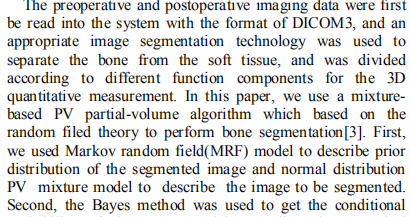
%> input picture MATLAB/medical procession/homework03/letters.png, 410 x 217 px
$ octave --eval "MorphologicalReconstruction1;"   (GNU Octave 9; MATLAB toolbox functions it lacks are replaced by stand-ins)
%> lines starting %> are read from the running program, lines starting %| are printed output that depends on the picture; in (x1, y1, x2, y2) boxes, pixels count from 0 and x2, y2 are one past the last pixel; in counts of white or black regions, pixels touching at a corner belong together; the program's own positions count from 1
function MorphologicalReconstruction1

im = imread('letters.png');
%> im is the input picture: size 217x410x3 uint8; mean R, G, B 220.4, 220.6, 220.5
im = rgb2gray(im);
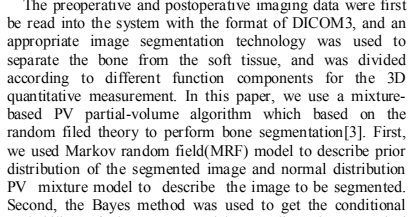
%> im: size 217x410 uint8; min 0, max 255, mean 220.5
im = im2double(im);
%> im: size 217x410 double

%对图像进行预值处理
s = size(im);
%> s = [217 410]
h1 = s(1);
%> h1 = 217
w1 = s(2);
%> w1 = 410

im1 = zeros(h1+2,w1+2);
for i = 1:h1
    for j = 1:w1
        if im(i,j) <= 0.55
            im1(i+1,j+1) = 1;
        else
            im1(i+1,j+1) = 0;
        end
    end
end
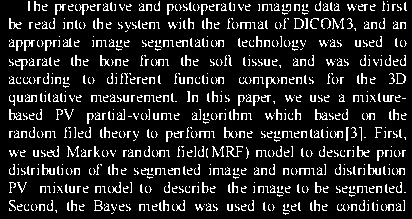
%> im1: size 219x412 double; values 0 (black) and 1 (white), 13.4% white in thin lines or dots


%imtool(im1);
 subplot(2,2,1);imshow(im1);
%建立一个im2存放腐蚀后的图像
im2 = zeros(h1+2,w1+2);

%用se(大小为9*1)对im1进行1次腐蚀
for i = 6:h1-5
    for j = 2:w1-1
        if im1(i-4:i+4,j) == 1
            im2(i,j) = 1;
        end
    end
end
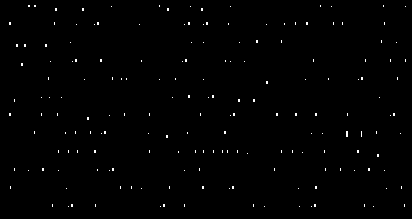
%> im2: size 219x412 double; values 0 (black) and 1 (white), 0.61% white in thin lines or dots, all inside (x1, y1, x2, y2) = (9, 5, 406, 207)
subplot(2,2,2); imshow(im2);

%用se对im1进行膨胀,形成im3
im3 = zeros(h1+2,w1+2);
for i = 6:h1-5
    for j = 2:w1-1
        if im2(i,j) == 1
            im3(i-4:i+4,j) = 1;
        end
    end
end
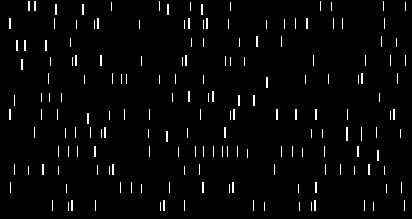
%> im3: size 219x412 double; values 0 (black) and 1 (white), 2.6% white in thin lines or dots
subplot(2,2,3); imshow(im3);

%以im1为mask，yong用一个3*3的矩阵对im3进行重构
for i = 2:h1-1
    for j = 2:w1-1
        if im3(i,j) == 1
            im3(i-1,j-1) = im1(i-1,j-1);
            im3(i-1,j) = im1(i-1,j);
            im3(i-1,j+1) = im1(i-1,j+1);
            im3(i,j-1) = im1(i,j-1);
            im3(i,j+1) = im1(i,j+1);
            im3(i+1,j-1) = im1(i+1,j-1);
            im3(i+1,j) = im1(i+1,j);
            im3(i+1,j+1) = im1(i+1,j+1);
        end
    end
end
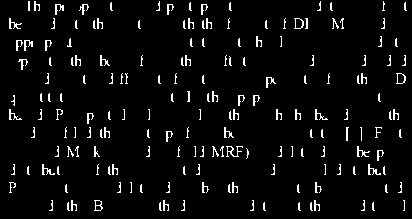
%> im3: size 219x412 double; values 0 (black) and 1 (white), 4.6% white in thin lines or dots
subplot(2,2,4);imshow(im3);


end
